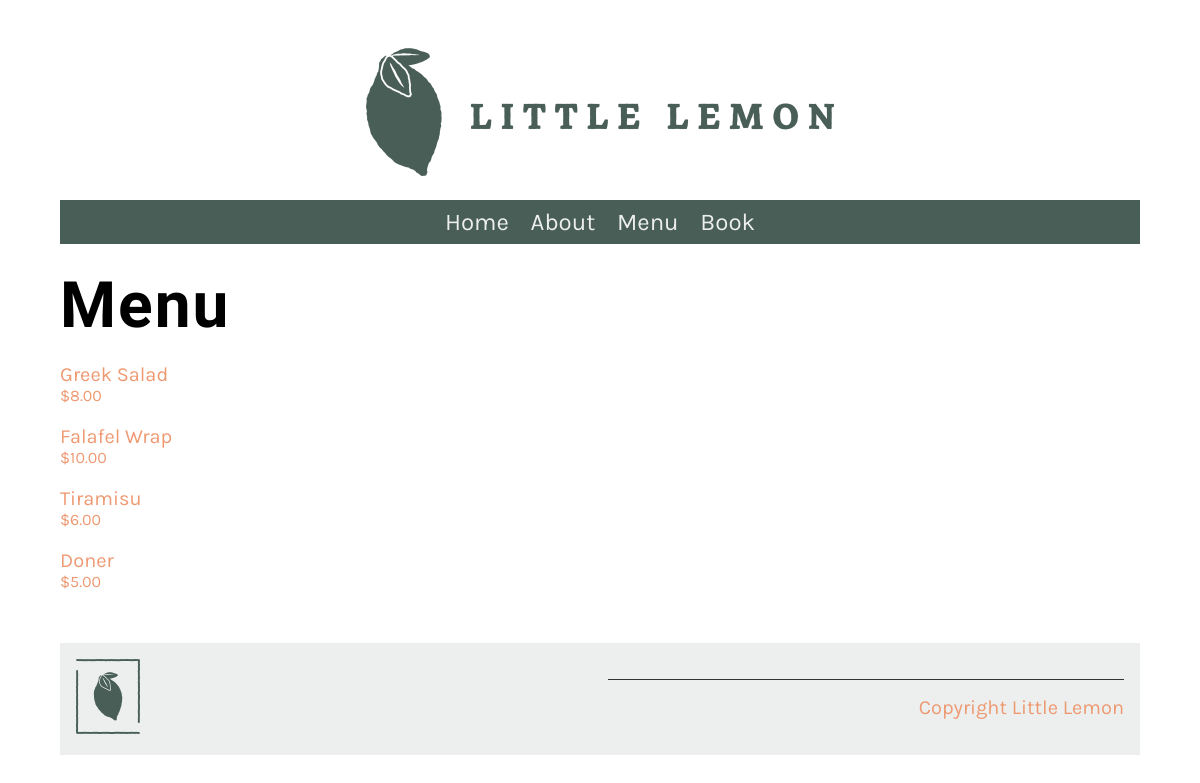
The app's page /menu/ with its own data.
### restaurant/models.py (models this page shows, shortened)
class Menu(models.Model):
   name = models.CharField(max_length=200)
   price = models.IntegerField(null=False)
   menu_item_description = models.TextField(max_length=1000, default='')

### restaurant/views.py (the view)
# urls.py: path('menu/', views.menu, name="menu"),
def menu(request):
    menu_data = Menu.objects.all()
    main_data= {"menu": menu_data}
    return render(request, 'menu.html', {"menu": main_data})

### restaurant/templates/menu.html
{% extends 'base.html' %} {% load static %} {% block content %}
<h1>Menu</h1>
<div class="column">
	{% for item in menu.menu %}
	<p>
    <a href="{% url 'menu_item' pk=item.pk %}">
		{{item.name}}
		<span class="menu-price">
			${{item.price}}.00
		</span>
	</p>
	{% endfor %}
</div>
{% endblock %}

### restaurant/templates/base.html (shortened to what this page needs)
{% load static %}
<!DOCTYPE html>
<html lang="en">
	<head>
		<link rel="preload" as="style" href="{% static 'css/style.css' %}" onload="this.rel = 'stylesheet'" />
	</head>
	<body>
		{% include 'partials/_header.html' %}
		<main>{% block content %} {% endblock %}</main>
		{% include 'partials/_footer.html' %}
	</body>
</html>

### restaurant/templates/partials/_header.html
{% load static %}
<header>
  <img src="{% static 'img/logo.png' %}" />
</header>
<nav>
  <ul>
    <li><a href="{% url 'home' %}">Home</a></li>
    <li><a href="{% url 'about' %}">About</a></li>
    <li><a href="{% url 'menu' %}">Menu</a></li>
    <li><a href="{% url 'book' %}">Book</a></li>
  </ul>
</nav>

### restaurant/templates/partials/_footer.html
{% load static %}
<footer>
	<article>
		<img src="{% static 'img/logo_footer.png' %}" />
	</article>
	<article>
		<p>Copyright Little Lemon</p>
	</article>
</footer>

### restaurant/static/css/style.css (style rules this page uses)
body { font-family: 'Karla', sans-serif; margin-top: 3rem; margin-bottom: 3rem; margin-left: 5%; margin-right: 5%; }
h1, h2, h3, h4, h5, h6 { font-family: 'Markazi Text', serif; letter-spacing: 2px;; }
h1 { font-size: 4rem; margin-top: 1.5rem; margin-bottom: 0; }
p, ul { font-size: 1.25rem;; }
a { color: #EE9972; text-decoration: none; }
header img { display: block; margin-left: auto; margin-right: auto; max-width: 100%; height: auto; }
nav { background-color: #495E57; margin-top: 1rem; margin-bottom: 1rem; margin-bottom: 0px; }
nav ul { list-style: none; font-size: 1.5rem; text-align: center; padding-inline-start: 0rem; margin-bottom: 0px; }
nav ul li { display: inline-block; margin: 0.5rem; }
nav ul a { color: #EDEFEE; text-decoration: none; }
article { flex:1; }
article img { max-width: 100%; }
footer { background-color: #EDEFEE; padding: 1rem; display: flex; gap: 2rem 1rem; }
footer img { max-width: 50%; }
footer p { border-top: #333333; border-style: solid; border-width: 0.1rem; border-bottom: none; border-left: none; border-right: none; text-align: right; padding-top: 1rem;; }
.column { flex-basis: 50%; margin-bottom: 1rem; padding-bottom: 1rem; }
.menu-price { display: block; font-size: 1rem; }

### records on screen
Menu: name "Greek Salad", price "8"
Menu: name "Falafel Wrap", price "10"
Menu: name "Tiramisu", price "6"
Menu: name "Doner", price "5"
